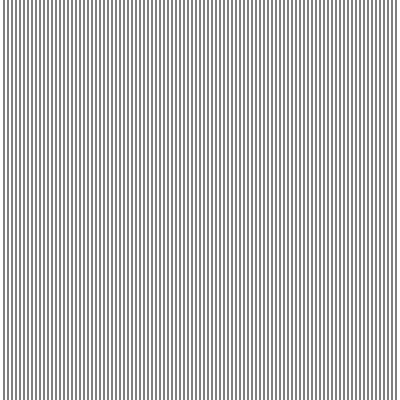
Frame 1 (no input)
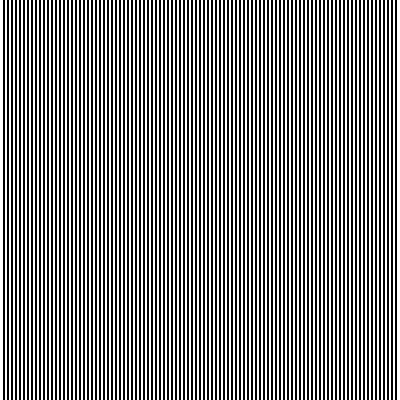
Frame 60 (no input)
Frame 120 (the mouse pressed at the canvas centre since frame 60): identical to frame 60, image omitted

The p5.js sketch that drew these frames (run headless with seeded random() and noise() and a simulated clock; from frame 60 on, the mouse is pressed at the canvas centre):

// p5.js sketch
// ── sketch.js
function setup() {
  createCanvas(400, 400);
}

function draw() {
  for(let lineX = 0; lineX < 99; lineX++){
    line(4 + lineX * 4, 0, 4 + lineX * 4, height);
  }
}
